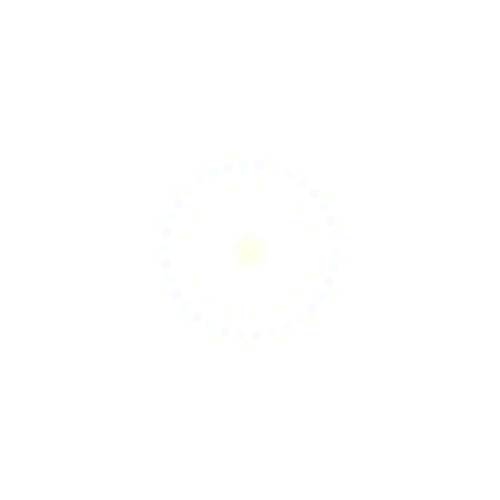
Frame 1 (no input)
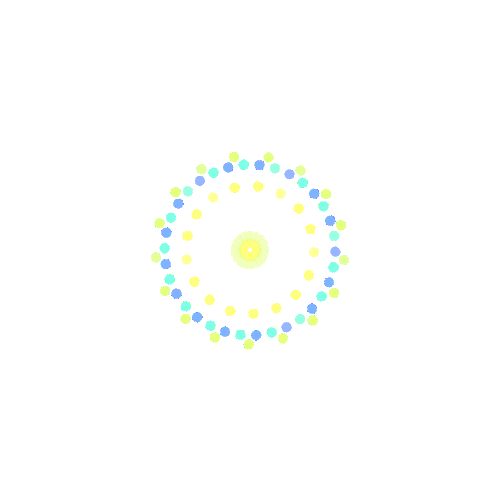
Frame 60 (the mouse pressed at the canvas centre just before this capture)
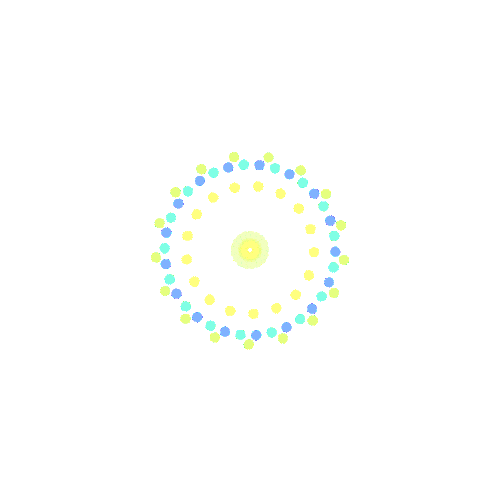
Frame 120 (the mouse held since frame 60 and released just before this capture)

The Processing sketch that drew these frames (run headless with seeded random() and noise(); from frame 60 on, the mouse is pressed at the canvas centre):

// Processing sketch: processing_84137
// ── processing_84137.pde

void setup()
{

  size(500,500);
background(255);
smooth();
noStroke();

 
}

void draw()
{

// translate permet de déplacer une forme sur l'axe des x et celui des y.



translate(250,250);
rotate(PI/11);
  
  fill(231,255,174,10);
 ellipse(10, 10, 10, 10);
  rotate(PI/17);
 
  fill(258,255,121,5);
 ellipse(50, 40, 10, 10);
  rotate(PI/17); 
 
   fill(180,255,121,5);
 ellipse(80, 50, 10, 10);
  rotate(PI/17); 
 
    fill(121,255,221,5);
 ellipse(30, 80, 10, 10);
  rotate(PI/17); 
 
   fill(121,173,251,5);
 ellipse(30, 80, 10, 10);
  rotate(PI/17);  
  
   fill(255,255,121,5);
 ellipse(5, 5, 10, 10);
  rotate(PI/17);  
  
    fill(231,255,174,10);
 ellipse(10, 10, 10, 10);
  rotate(PI/17);
 
  fill(258,255,121,5);
 ellipse(50, 40, 10, 10);
  rotate(PI/17); 
 
   fill(180,255,121,5);
 ellipse(80, 50, 10, 10);
  rotate(PI/17); 
 
    fill(121,255,221,5);
 ellipse(30, 80, 10, 10);
  rotate(PI/17); 
 
   fill(121,173,251,5);
 ellipse(30, 80, 10, 10);
  rotate(PI/17);  
  
   fill(255,255,121,5);
 ellipse(5, 5, 10, 10);
  rotate(PI/17);  
  
    fill(231,255,174,10);
 ellipse(10, 10, 10, 10);
  rotate(PI/17);
 
  fill(258,255,121,5);
 ellipse(50, 40, 10, 10);
  rotate(PI/17); 
 
   fill(180,255,121,5);
 ellipse(80, 50, 10, 10);
  rotate(PI/17); 
 
    fill(121,255,221,5);
 ellipse(30, 80, 10, 10);
  rotate(PI/17); 
 
   fill(121,173,251,5);
 ellipse(30, 80, 10, 10);
  rotate(PI/17);  
  
   fill(255,255,121,5);
 ellipse(5, 5, 10, 10);
  rotate(PI/17);    fill(231,255,174,10);
 ellipse(10, 10, 10, 10);
  rotate(PI/17);
 
  fill(258,255,121,5);
 ellipse(50, 40, 10, 10);
  rotate(PI/17); 
 
   fill(180,255,121,5);
 ellipse(80, 50, 10, 10);
  rotate(PI/17); 
 
    fill(121,255,221,5);
 ellipse(30, 80, 10, 10);
  rotate(PI/17); 
 
   fill(121,173,251,5);
 ellipse(30, 80, 10, 10);
  rotate(PI/17);  
  
   fill(255,255,121,5);
 ellipse(5, 5, 10, 10);
  rotate(PI/17);    fill(231,255,174,10);
 ellipse(10, 10, 10, 10);
  rotate(PI/17);
 
  fill(258,255,121,5);
 ellipse(50, 40, 10, 10);
  rotate(PI/17); 
 
   fill(180,255,121,5);
 ellipse(80, 50, 10, 10);
  rotate(PI/17); 
 
    fill(121,255,221,5);
 ellipse(30, 80, 10, 10);
  rotate(PI/17); 
 
   fill(121,173,251,5);
 ellipse(30, 80, 10, 10);
  rotate(PI/17);  
  
   fill(255,255,121,5);
 ellipse(5, 5, 10, 10);
  rotate(PI/17);    fill(231,255,174,10);
 ellipse(10, 10, 10, 10);
  rotate(PI/17);
 
  fill(258,255,121,5);
 ellipse(50, 40, 10, 10);
  rotate(PI/17); 
 
   fill(180,255,121,5);
 ellipse(80, 50, 10, 10);
  rotate(PI/17); 
 
    fill(121,255,221,5);
 ellipse(30, 80, 10, 10);
  rotate(PI/17); 
 
   fill(121,173,251,5);
 ellipse(30, 80, 10, 10);
  rotate(PI/17);  
  
   fill(255,255,121,5);
 ellipse(5, 5, 10, 10);
  rotate(PI/17);    fill(231,255,174,10);
 ellipse(10, 10, 10, 10);
  rotate(PI/17);
 
  fill(258,255,121,5);
 ellipse(50, 40, 10, 10);
  rotate(PI/17); 
 
   fill(180,255,121,5);
 ellipse(80, 50, 10, 10);
  rotate(PI/17); 
 
    fill(121,255,221,5);
 ellipse(30, 80, 10, 10);
  rotate(PI/17); 
 
   fill(121,173,251,5);
 ellipse(30, 80, 10, 10);
  rotate(PI/17);  
  
   fill(255,255,121,5);
 ellipse(5, 5, 10, 10);
  rotate(PI/17);    fill(231,255,174,10);
 ellipse(10, 10, 10, 10);
  rotate(PI/17);
 
  fill(258,255,121,5);
 ellipse(50, 40, 10, 10);
  rotate(PI/17); 
 
   fill(180,255,121,5);
 ellipse(80, 50, 10, 10);
  rotate(PI/17); 
 
    fill(121,255,221,5);
 ellipse(30, 80, 10, 10);
  rotate(PI/17); 
 
   fill(121,173,251,5);
 ellipse(30, 80, 10, 10);
  rotate(PI/17);  
  
   fill(255,255,121,5);
 ellipse(5, 5, 10, 10);
  rotate(PI/17);    fill(231,255,174,10);
 ellipse(10, 10, 10, 10);
  rotate(PI/17);
 
  fill(258,255,121,5);
 ellipse(50, 40, 10, 10);
  rotate(PI/17); 
 
   fill(180,255,121,5);
 ellipse(80, 50, 10, 10);
  rotate(PI/17); 
 
    fill(121,255,221,5);
 ellipse(30, 80, 10, 10);
  rotate(PI/17); 
 
   fill(121,173,251,5);
 ellipse(30, 80, 10, 10);
  rotate(PI/17);  
  
   fill(255,255,121,5);
 ellipse(5, 5, 10, 10);
  rotate(PI/17);    fill(231,255,174,10);
 ellipse(10, 10, 10, 10);
  rotate(PI/17);
 
  fill(258,255,121,5);
 ellipse(50, 40, 10, 10);
  rotate(PI/17); 
 
   fill(180,255,121,5);
 ellipse(80, 50, 10, 10);
  rotate(PI/17); 
 
    fill(121,255,221,5);
 ellipse(30, 80, 10, 10);
  rotate(PI/17); 
 
   fill(121,173,251,5);
 ellipse(30, 80, 10, 10);
  rotate(PI/17);  
  
   fill(255,255,121,5);
 ellipse(5, 5, 10, 10);
  rotate(PI/17);    fill(231,255,174,10);
 ellipse(10, 10, 10, 10);
  rotate(PI/17);
 
  fill(258,255,121,5);
 ellipse(50, 40, 10, 10);
  rotate(PI/17); 
 
   fill(180,255,121,5);
 ellipse(80, 50, 10, 10);
  rotate(PI/17); 
 
    fill(121,255,221,5);
 ellipse(30, 80, 10, 10);
  rotate(PI/17); 
 
   fill(121,173,251,5);
 ellipse(30, 80, 10, 10);
  rotate(PI/17);  
  
   fill(255,255,121,5);
 ellipse(5, 5, 10, 10);
  rotate(PI/17);    fill(231,255,174,10);
 ellipse(10, 10, 10, 10);
  rotate(PI/17);
 
  fill(258,255,121,5);
 ellipse(50, 40, 10, 10);
  rotate(PI/17); 
 
   fill(180,255,121,5);
 ellipse(80, 50, 10, 10);
  rotate(PI/17); 
 
    fill(121,255,221,5);
 ellipse(30, 80, 10, 10);
  rotate(PI/17); 
 
   fill(121,173,251,5);
 ellipse(30, 80, 10, 10);
  rotate(PI/17);  
  
   fill(255,255,121,5);
 ellipse(5, 5, 10, 10);
  rotate(PI/17);    fill(231,255,174,10);
 ellipse(10, 10, 10, 10);
  rotate(PI/17);
 
  fill(258,255,121,5);
 ellipse(50, 40, 10, 10);
  rotate(PI/17); 
 
   fill(180,255,121,5);
 ellipse(80, 50, 10, 10);
  rotate(PI/17); 
 
    fill(121,255,221,5);
 ellipse(30, 80, 10, 10);
  rotate(PI/17); 
 
   fill(121,173,251,5);
 ellipse(30, 80, 10, 10);
  rotate(PI/17);  
  
   fill(255,255,121,5);
 ellipse(5, 5, 10, 10);
  rotate(PI/17);    fill(231,255,174,10);
 ellipse(10, 10, 10, 10);
  rotate(PI/17);
 
  fill(258,255,121,5);
 ellipse(50, 40, 10, 10);
  rotate(PI/17); 
 
   fill(180,255,121,5);
 ellipse(80, 50, 10, 10);
  rotate(PI/17); 
 
    fill(121,255,221,5);
 ellipse(30, 80, 10, 10);
  rotate(PI/17); 
 
   fill(121,173,251,5);
 ellipse(30, 80, 10, 10);
  rotate(PI/17);  
  
   fill(255,255,121,5);
 ellipse(5, 5, 10, 10);
  rotate(PI/17);    fill(231,255,174,10);
 ellipse(10, 10, 10, 10);
  rotate(PI/17);
 
  fill(258,255,121,5);
 ellipse(50, 40, 10, 10);
  rotate(PI/17); 
 
   fill(180,255,121,5);
 ellipse(80, 50, 10, 10);
  rotate(PI/17); 
 
    fill(121,255,221,5);
 ellipse(30, 80, 10, 10);
  rotate(PI/17); 
 
   fill(121,173,251,5);
 ellipse(30, 80, 10, 10);
  rotate(PI/17);  
  
   fill(255,255,121,5);
 ellipse(5, 5, 10, 10);
  rotate(PI/17);    fill(231,255,174,10);
 ellipse(10, 10, 10, 10);
  rotate(PI/17);
 
  fill(258,255,121,5);
 ellipse(50, 40, 10, 10);
  rotate(PI/17); 
 
   fill(180,255,121,5);
 ellipse(80, 50, 10, 10);
  rotate(PI/17); 
 
    fill(121,255,221,5);
 ellipse(30, 80, 10, 10);
  rotate(PI/17); 
 
   fill(121,173,251,5);
 ellipse(30, 80, 10, 10);
  rotate(PI/17);  
  
   fill(255,255,121,5);
 ellipse(5, 5, 10, 10);
  rotate(PI/17);    fill(231,255,174,10);
 ellipse(10, 10, 10, 10);
  rotate(PI/17);
 
  fill(258,255,121,5);
 ellipse(50, 40, 10, 10);
  rotate(PI/17); 
 
   fill(180,255,121,5);
 ellipse(80, 50, 10, 10);
  rotate(PI/17); 
 
    fill(121,255,221,5);
 ellipse(30, 80, 10, 10);
  rotate(PI/17); 
 
   fill(121,173,251,5);
 ellipse(30, 80, 10, 10);
  rotate(PI/17);  
  
   fill(255,255,121,5);
 ellipse(5, 5, 10, 10);
  rotate(PI/17);    fill(231,255,174,10);
 ellipse(10, 10, 10, 10);
  rotate(PI/17);
 
  fill(258,255,121,5);
 ellipse(50, 40, 10, 10);
  rotate(PI/17); 
 
   fill(180,255,121,5);
 ellipse(80, 50, 10, 10);
  rotate(PI/17); 
 
    fill(121,255,221,5);
 ellipse(30, 80, 10, 10);
  rotate(PI/17); 
 
   fill(121,173,251,5);
 ellipse(30, 80, 10, 10);
  rotate(PI/17);  
  
   fill(255,255,121,5);
 ellipse(5, 5, 10, 10);
  rotate(PI/17);    fill(231,255,174,10);
 ellipse(10, 10, 10, 10);
  rotate(PI/17);
 
  fill(258,255,121,5);
 ellipse(50, 40, 10, 10);
  rotate(PI/17); 
 
   fill(180,255,121,5);
 ellipse(80, 50, 10, 10);
  rotate(PI/17); 
 
    fill(121,255,221,5);
 ellipse(30, 80, 10, 10);
  rotate(PI/17); 
 
   fill(121,173,251,5);
 ellipse(30, 80, 10, 10);
  rotate(PI/17);  
  
   fill(255,255,121,5);
 ellipse(5, 5, 10, 10);
  rotate(PI/17);    fill(231,255,174,10);
 ellipse(10, 10, 10, 10);
  rotate(PI/17);
 
  fill(258,255,121,5);
 ellipse(50, 40, 10, 10);
  rotate(PI/17); 
 
   fill(180,255,121,5);
 ellipse(80, 50, 10, 10);
  rotate(PI/17); 
 
    fill(121,255,221,5);
 ellipse(30, 80, 10, 10);
  rotate(PI/17); 
 
   fill(121,173,251,5);
 ellipse(30, 80, 10, 10);
  rotate(PI/17);  
  
   fill(255,255,121,5);
 ellipse(5, 5, 10, 10);
  rotate(PI/17);    fill(231,255,174,10);
 ellipse(10, 10, 10, 10);
  rotate(PI/17);
 
  fill(258,255,121,5);
 ellipse(50, 40, 10, 10);
  rotate(PI/17); 
 
   fill(180,255,121,5);
 ellipse(80, 50, 10, 10);
  rotate(PI/17); 
 
    fill(121,255,221,5);
 ellipse(30, 80, 10, 10);
  rotate(PI/17); 
 
   fill(121,173,251,5);
 ellipse(30, 80, 10, 10);
  rotate(PI/17);  
  
   fill(255,255,121,5);
 ellipse(5, 5, 10, 10);
  rotate(PI/17);  
    fill(231,255,174,10);
 ellipse(10, 10, 10, 10);
  rotate(PI/17);
 
  fill(258,255,121,5);
 ellipse(50, 40, 10, 10);
  rotate(PI/17); 
 
   fill(180,255,121,5);
 ellipse(80, 50, 10, 10);
  rotate(PI/17); 
 
    fill(121,255,221,5);
 ellipse(30, 80, 10, 10);
  rotate(PI/17); 
 
   fill(121,173,251,5);
 ellipse(30, 80, 10, 10);
  rotate(PI/17);  
  
   fill(255,255,121,5);
 ellipse(5, 5, 10, 10);
  rotate(PI/17);    fill(231,255,174,10);
 ellipse(10, 10, 10, 10);
  rotate(PI/17);
 
  fill(258,255,121,5);
 ellipse(50, 40, 10, 10);
  rotate(PI/17); 
 
   fill(180,255,121,5);
 ellipse(80, 50, 10, 10);
  rotate(PI/17); 
 
    fill(121,255,221,5);
 ellipse(30, 80, 10, 10);
  rotate(PI/17); 
 
   fill(121,173,251,5);
 ellipse(30, 80, 10, 10);
  rotate(PI/17);  
  
   fill(255,255,121,5);
 ellipse(5, 5, 10, 10);
  rotate(PI/17);    fill(231,255,174,10);
 ellipse(10, 10, 10, 10);
  rotate(PI/17);
 
  fill(258,255,121,5);
 ellipse(50, 40, 10, 10);
  rotate(PI/17); 
 
   fill(180,255,121,5);
 ellipse(80, 50, 10, 10);
  rotate(PI/17); 
 
    fill(121,255,221,5);
 ellipse(30, 80, 10, 10);
  rotate(PI/17); 
 
   fill(121,173,251,5);
 ellipse(30, 80, 10, 10);
  rotate(PI/17);  
  
   fill(255,255,121,5);
 ellipse(5, 5, 10, 10);
  rotate(PI/17);    fill(231,255,174,10);
 ellipse(10, 10, 10, 10);
  rotate(PI/17);
 
  fill(258,255,121,5);
 ellipse(50, 40, 10, 10);
  rotate(PI/17); 
 
   fill(180,255,121,5);
 ellipse(80, 50, 10, 10);
  rotate(PI/17); 
 
    fill(121,255,221,5);
 ellipse(30, 80, 10, 10);
  rotate(PI/17); 
 
   fill(121,173,251,5);
 ellipse(30, 80, 10, 10);
  rotate(PI/17);  
  
   fill(255,255,121,5);
 ellipse(5, 5, 10, 10);
  rotate(PI/17);    fill(231,255,174,10);
 ellipse(10, 10, 10, 10);
  rotate(PI/17);
 
  fill(258,255,121,5);
 ellipse(50, 40, 10, 10);
  rotate(PI/17); 
 
   fill(180,255,121,5);
 ellipse(80, 50, 10, 10);
  rotate(PI/17); 
 
    fill(121,255,221,5);
 ellipse(30, 80, 10, 10);
  rotate(PI/17); 
 
   fill(121,173,251,5);
 ellipse(30, 80, 10, 10);
  rotate(PI/17);  
  
   fill(255,255,121,5);
 ellipse(5, 5, 10, 10);
  rotate(PI/17);    fill(231,255,174,10);
 ellipse(10, 10, 10, 10);
  rotate(PI/17);
 
  fill(258,255,121,5);
 ellipse(50, 40, 10, 10);
  rotate(PI/17); 
 
   fill(180,255,121,5);
 ellipse(80, 50, 10, 10);
  rotate(PI/17); 
 
    fill(121,255,221,5);
 ellipse(30, 80, 10, 10);
  rotate(PI/17); 
 
   fill(121,173,251,5);
 ellipse(30, 80, 10, 10);
  rotate(PI/17);  
  
   fill(255,255,121,5);
 ellipse(5, 5, 10, 10);
  rotate(PI/17);    fill(231,255,174,10);
 ellipse(10, 10, 10, 10);
  rotate(PI/17);
 
  fill(258,255,121,5);
 ellipse(50, 40, 10, 10);
  rotate(PI/17); 
 
   fill(180,255,121,5);
 ellipse(80, 50, 10, 10);
  rotate(PI/17); 
 
    fill(121,255,221,5);
 ellipse(30, 80, 10, 10);
  rotate(PI/17); 
 
   fill(121,173,251,5);
 ellipse(30, 80, 10, 10);
  rotate(PI/17);  
  
   fill(255,255,121,5);
 ellipse(5, 5, 10, 10);
  rotate(PI/17);    fill(231,255,174,10);
 ellipse(10, 10, 10, 10);
  rotate(PI/17);
 
  fill(258,255,121,5);
 ellipse(50, 40, 10, 10);
  rotate(PI/17); 
 
   fill(180,255,121,5);
 ellipse(80, 50, 10, 10);
  rotate(PI/17); 
 
    fill(121,255,221,5);
 ellipse(30, 80, 10, 10);
  rotate(PI/17); 
 
   fill(121,173,251,5);
 ellipse(30, 80, 10, 10);
  rotate(PI/17);  
  
   fill(255,255,121,5);
 ellipse(5, 5, 10, 10);
  rotate(PI/17);    fill(231,255,174,10);
 ellipse(10, 10, 10, 10);
  rotate(PI/17);
 
  fill(258,255,121,5);
 ellipse(50, 40, 10, 10);
  rotate(PI/17); 
 
   fill(180,255,121,5);
 ellipse(80, 50, 10, 10);
  rotate(PI/17); 
 
    fill(121,255,221,5);
 ellipse(30, 80, 10, 10);
  rotate(PI/17); 
 
   fill(121,173,251,5);
 ellipse(30, 80, 10, 10);
  rotate(PI/17);  
  
   fill(255,255,121,5);
 ellipse(5, 5, 10, 10);
  rotate(PI/17);  

   
 
  

  

  

}
